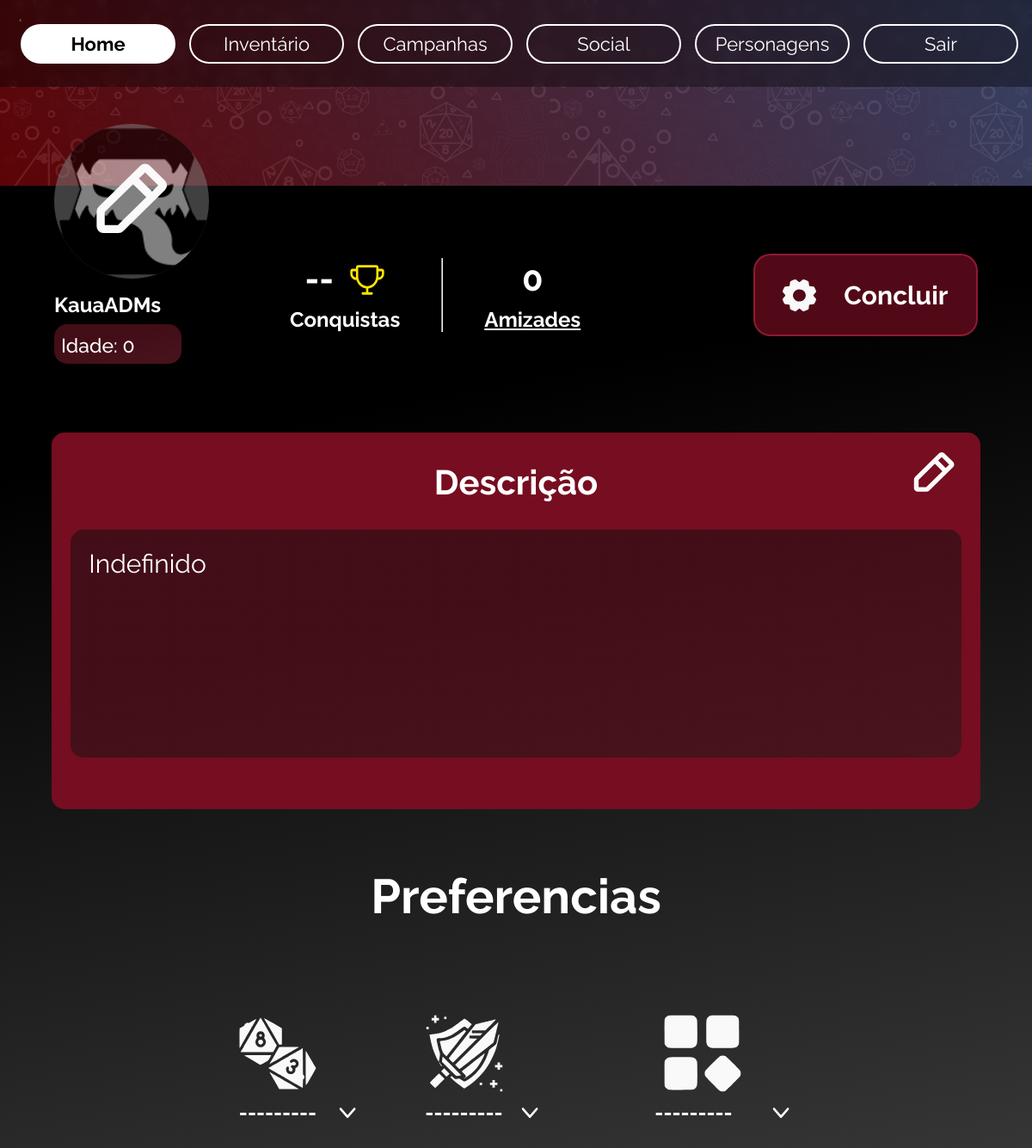
/editarConta (signed in), run on an earlier commit of the app's database.
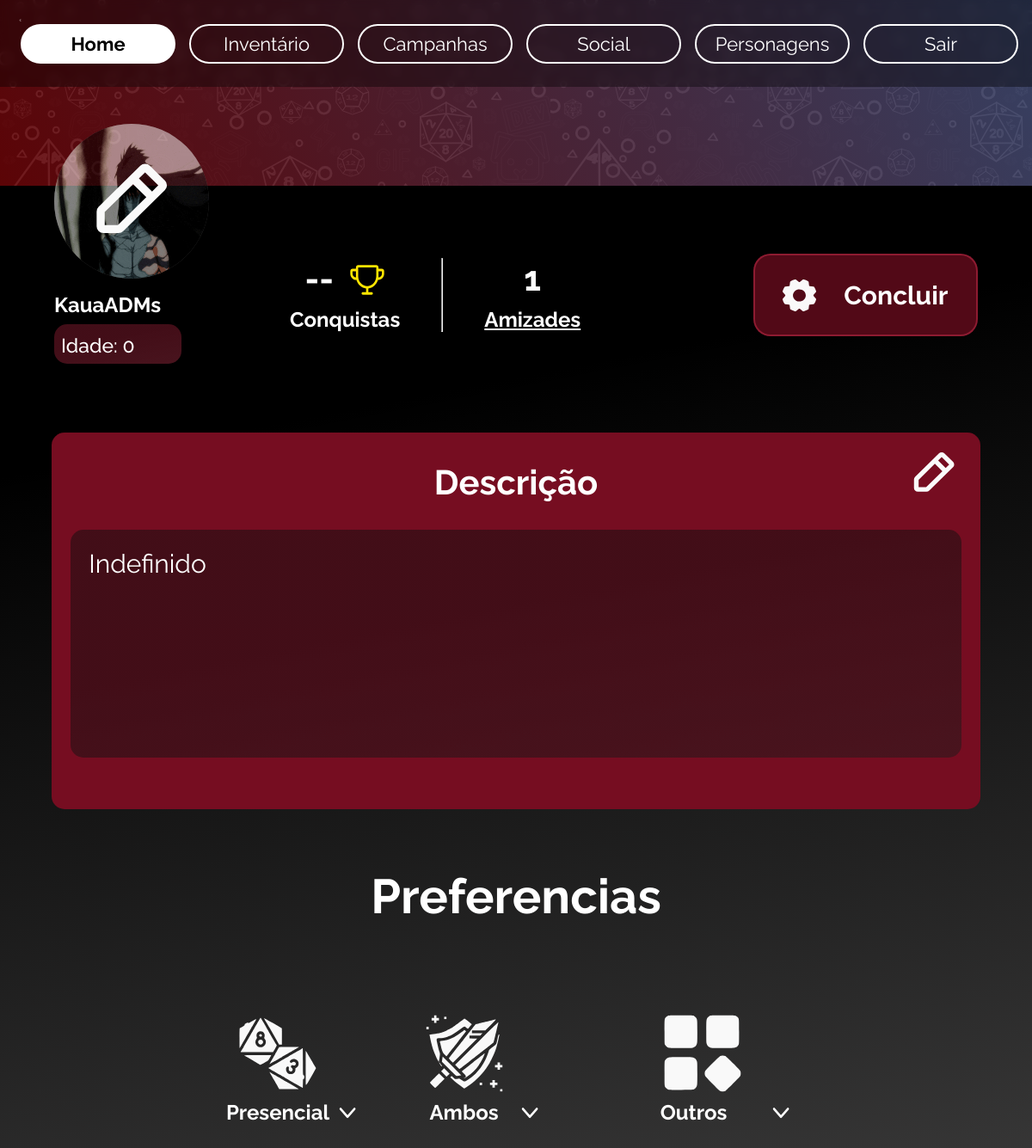
And on a later commit of the database.
### home/models.py (models this page shows, shortened)
class Perfil(models.Model):
    nomePerfil = models.ForeignKey(User, on_delete=models.CASCADE)
    slug = models.SlugField(User, unique=True)
    SESSION_CHOICES = (
        ('Online', 'Online'),
        ('Presencial', 'Presencial'),
    )
    PLAYER_TYPE_CHOICES = (
        ('Mestre', 'Mestre'),
        ('Jogador', 'Jogador'),
        ('Ambos', 'Ambos'),
    )
    RPG_SYSTEM_CHOICES = (
        ('Dungeons & Dragons', 'Dungeons & Dragons'),
        ('Tormenta20', 'Tormenta20'),
        ('Ordem Paranormal', 'Ordem Paranormal'),
        ('Call of Cthulhu', 'Call of Cthulhu'),
        ('Outros', 'Outros'),
    )
    fotoConta = models.ImageField(upload_to='images/profilePictures')
    tipo_sessao = models.CharField(max_length=20, choices=SESSION_CHOICES, null=True)
    tipo_player = models.CharField(max_length=20, choices=PLAYER_TYPE_CHOICES, null=True)
    descricao = models.TextField(max_length=256, null=True)
    sistema_rpg = models.CharField(max_length=20, choices=RPG_SYSTEM_CHOICES, null=True)
    idade = models.IntegerField(null=True)
    def save(self, *args, **kwargs):
        self.slug = slugify(self.nomePerfil.username)
        super(Perfil, self).save(*args, **kwargs)

### home/views.py (the view)
# urls.py: path('editarConta', views.editarconta, name='editarconta'),
@login_required
def editarconta(request):
    user = request.user
    perfil, created = Perfil.objects.update_or_create(nomePerfil=request.user)
    foto_antiga = perfil.fotoConta.name
    quantidade_amigos = Amigo.objects.filter(usuario=perfil.nomePerfil).count()
    if request.method == 'POST':
        formPerfil = PerfilForm(request.POST, request.FILES, instance=perfil)
        if formPerfil.is_valid():
            if perfil.fotoConta:
                caminho_arquivo_antigo = os.path.join('media', foto_antiga)
                if foto_antiga != perfil.fotoConta:
                    if foto_antiga == 'Indefinido':
                        pass
                    else:
                        os.remove(caminho_arquivo_antigo)
            formPerfil.save()
            return redirect('usuario')
    else:
        formPerfil = PerfilForm(instance=perfil)
    return render(request, 'principal/editarPerfil.html', {'formPerfil': formPerfil, 'user':user, 'perfil':perfil, 'quantidade_amigos': quantidade_amigos})

### home/forms.py (shortened to what this page needs)
class PerfilForm(forms.ModelForm):
    class Meta:
        model = Perfil
        fields = ['fotoConta', 'idade', 'descricao', 'tipo_sessao', 'tipo_player', 'sistema_rpg']
        labels = {
            'descricao': 'Descrição da conta:',
            'sistema_rpg': 'Sistema de RPG preferido:',
            'tipo_sessao': 'Tipo de sessão:',
            'tipo_player': 'Tipo de player:',
            'idade': 'Insira sua idade:'
        }
        widgets = {
            'fotoConta': FileInputWithoutClear,
        }

### SistAmizade/models.py (called while the page is built)
@receiver(post_save, sender=Perfil)
def atualizar_amigo(sender, instance, **kwargs):
    amigos = Amigo.objects.filter(amigo=instance.id)
    for amigo in amigos:
        amigo.fotoConta = instance.fotoConta
        amigo.save()

    def save(self, *args, **kwargs):
        request = self.amigo.id
        perfil = Perfil.objects.get(id=request)
        nome = User.objects.get(id=request).username
        self.nomeAmigo = nome
        self.fotoConta = perfil.fotoConta
        self.slug = perfil.slug
        super().save(*args, **kwargs)

### home/templates/principal/editarPerfil.html (shortened to what the changed rows need)
{% extends "principal/base.html" %}
{% load static %}
{% block head %}
<link rel="stylesheet" href="{% static "css/global-ia.css" %}" />
<link rel="stylesheet" href="{% static "css/responsivity.css" %}">
<link rel="stylesheet" href="{% static "css/perfil.css" %}" />
{% endblock %}
{% block conteudo %}
<div class="flex">
  <div class="user-header">
    <form style="all:unset" class="formulario" method="POST" enctype="multipart/form-data">
    <div class="header-body">
      <div class="body-row flex">
        <div class="body-name flex">
          <div id="change-age" class="flex">
            <p class="nvel-17">Idade:  {{ formPerfil.idade }}</p>
          </div>
        </div>
        <div class="flex" id="header-piece">
          <div class="middle-stats flex">
            <div class="friendship flex">
              <b class="b">{{ quantidade_amigos }}</b>
              <b class="amizades"> <a href="{% url 'listar_amigos' %}">Amizades</a></b>
            </div>
          </div>
        </div>
      </div>
    </div>
  </div>
  <div class="user-body flex">
    <div id="edit-desc">
      {{ formPerfil.descricao}}
    </div>
  </div>
<div class="preferences flex">
      <div class="preference-stats flex">
        <div class="preference-stat">
          <b class="mesa-virtual">{{ formPerfil.tipo_sessao }}</b>
        </div>
        <div class="preference-stat">
          <b class="mestrejogador">{{ formPerfil.tipo_player }}</b>
        </div>
        <div class="preference-stat">
          <b class="dnd">{{ formPerfil.sistema_rpg }}</b>
        </div>
      </div>
</div>
    </div>
{% endblock conteudo %}

What changed in the data, as far as the page shows it:
changed Perfil "Indefinido": tipo_sessao "---------" → "Presencial"; tipo_player "---------" → "Ambos"; sistema_rpg "---------" → "Outros"
Also different on the page:
{{ quantidade_amigos }}: "0" → "1"
